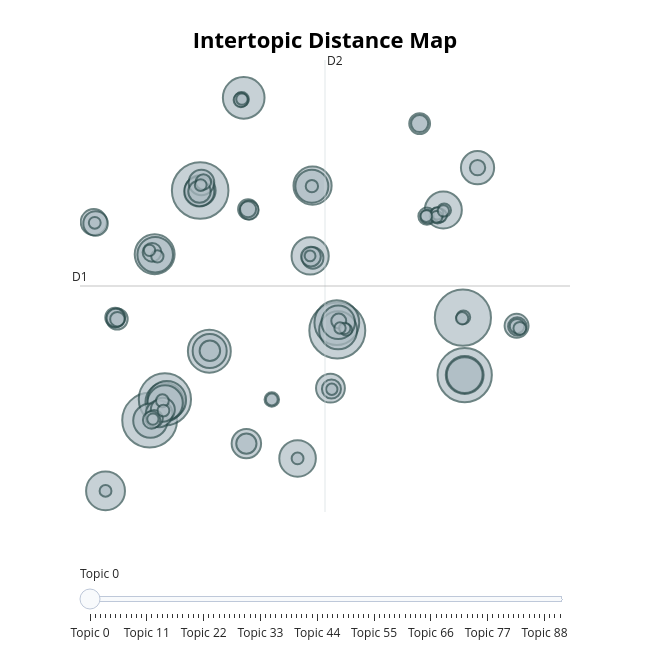

Notebook source saved alongside this figure:
### Markdown cell above
#### BERTOPIC TOPIC VISUALIZATION

### Code cell
# visualize the topic models of bert topic
fig_topics = topic_model.visualize_topics()
fig_topics.write_html(os.path.join(figures_dir, 'bertopic_topics_visualization.html'))
fig_topics.write_image(os.path.join(figures_dir, 'bertopic_topics_visualization.png'), scale=2)
display(fig_topics)
